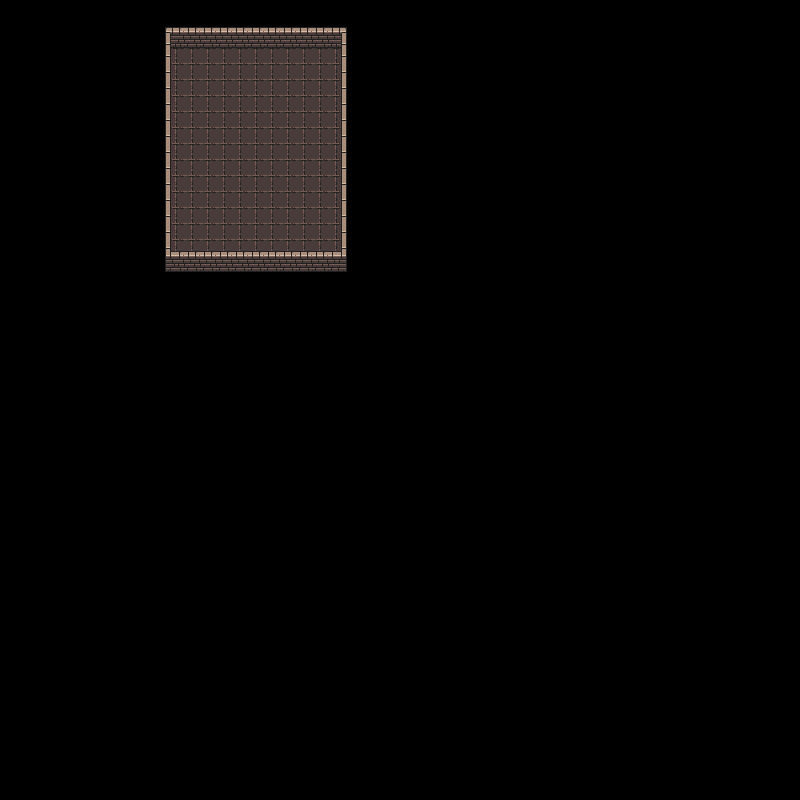

This is a level from a 2D game, rendered from its Tiled map with the project's own tilesets. A one-line summary and the map file follow, with tile-layer data summarised:
An orthogonal 50x50 tile map with 16x16 px tiles, 4 tile layers (Floor, Walls, Doors, Decorations), 4 tilesets and 1 object (Player Spawn).

<map version="1.8" tiledversion="1.8.2" orientation="orthogonal" renderorder="right-down" width="50" height="50" tilewidth="16" tileheight="16" infinite="0" nextlayerid="6" nextobjectid="2">
 <tileset firstgid="1" name="0x72_DungeonTilesetII_v1.7" tilewidth="16" tileheight="16" tilecount="1024" columns="32">
  <image source="../Dungeontileset/0x72_DungeonTilesetII_v1.7.png" width="512" height="512" />
 </tileset>
 <tileset firstgid="1025" name="atlas_floor-16x16" tilewidth="16" tileheight="16" tilecount="49" columns="7">
  <image source="../Dungeontileset/atlas_floor-16x16.png" width="112" height="112" />
 </tileset>
 <tileset firstgid="1074" name="atlas_walls_high-16x32" tilewidth="16" tileheight="16" tilecount="192" columns="24">
  <image source="../Dungeontileset/atlas_walls_high-16x32.png" width="384" height="128" />
 </tileset>
 <tileset firstgid="1266" name="atlas_walls_low-16x16" tilewidth="16" tileheight="16" tilecount="48" columns="12">
  <image source="../Dungeontileset/atlas_walls_low-16x16.png" width="192" height="64" />
 </tileset>
 <layer id="4" name="Floor" width="50" height="50">
  <data>[2500 cells, 156 non-empty, 3 distinct tile ids]</data>
 </layer>
 <objectgroup id="5" name="Spawnpoints">
  <object id="1" name="Player Spawn" x="183.26" y="84.5815" width="26.7099" height="21.5163">
   <properties>
    <property name="isPlayerSpawn" type="bool" value="true" />
   </properties>
  </object>
 </objectgroup>
 <layer id="2" name="Walls" width="50" height="50">
  <data>[2500 cells, 66 non-empty, 3 distinct tile ids]</data>
 </layer>
 <layer id="3" name="Doors" width="50" height="50">
  <data>[2500 cells, 0 non-empty, 0 distinct tile ids]</data>
 </layer>
 <layer id="1" name="Decorations" width="50" height="50">
  <data>[2500 cells, 8 non-empty, 8 distinct tile ids]</data>
 </layer>
</map>
